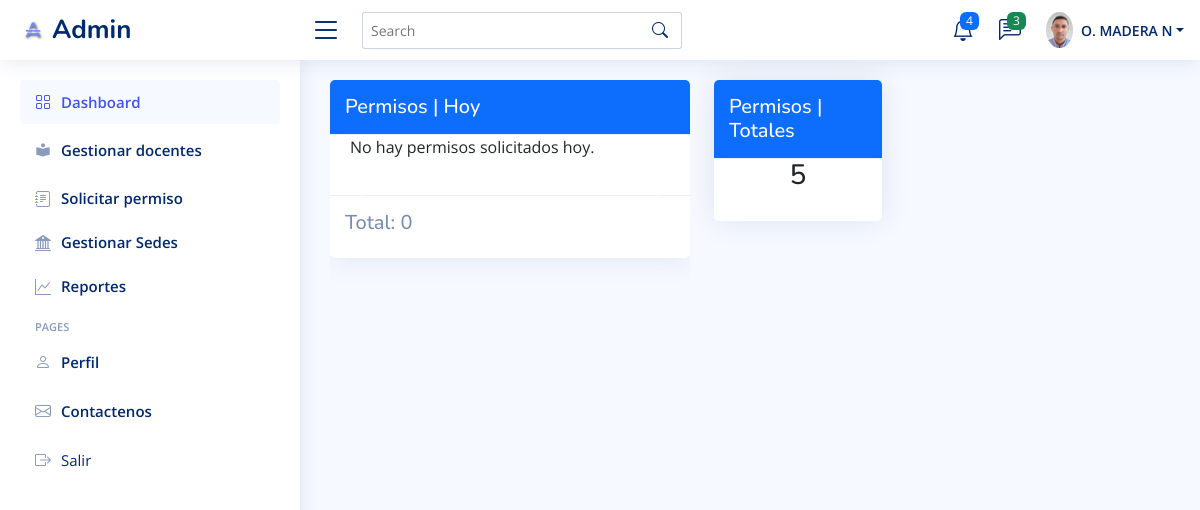
The app's page / (signed in), older data.
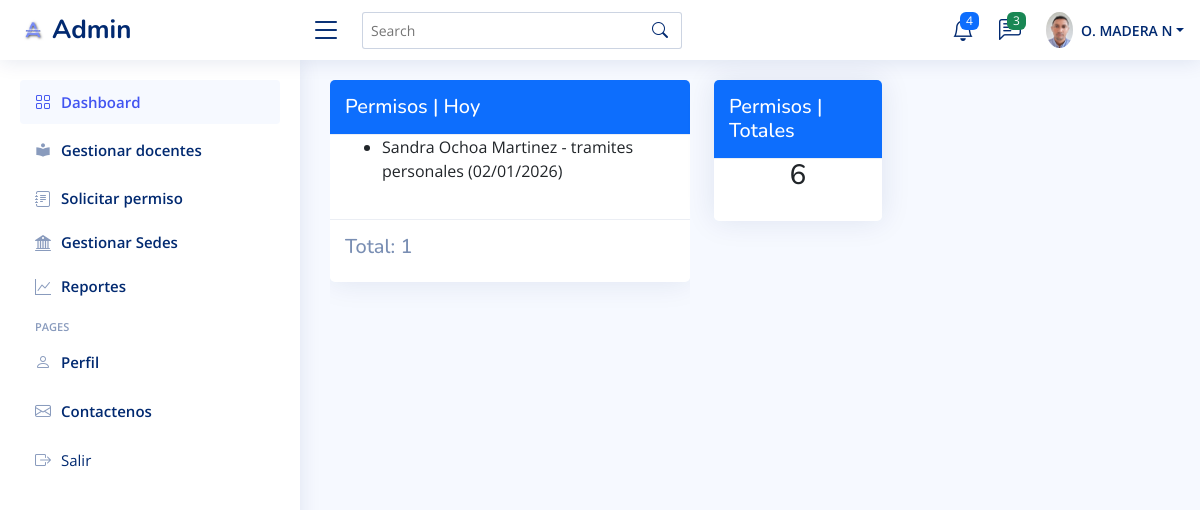
The same page, newer data.
### login/models.py (models this page shows, shortened)
class Permiso(models.Model):
    docente = models.ForeignKey(Docente, on_delete=models.CASCADE)
    fecha_solicitud = models.DateField(auto_now_add=True)
    fecha_inicio_permiso = models.DateField()
    fecha_fin_permiso = models.DateField()
    descripcion = models.TextField(null=True, blank=True)
    imagen_solicitud = models.ImageField(
        upload_to='solicitudes/', null=True, blank=True)
    estado = models.BooleanField(default=True)

class Docente(models.Model):
    cedula = 'CC'
    cedula_extranjeria = 'CE'
    pasaporte = 'PA'
    tipo_documento = [
        (cedula, 'Cédula de ciudadanía'),
        (cedula_extranjeria, 'Cédula de extranjería'),
        (pasaporte, 'Pasaporte'),
    ]
    documento = models.CharField(
        max_length=2, choices=tipo_documento, default=cedula)
    numero_cedula = models.IntegerField()
    name = models.CharField(max_length=100, verbose_name='Nombres')
    apellido = models.CharField(max_length=100, verbose_name='Apellidos')
    escuela = models.ForeignKey(
        Sede, default="LA MILAGROSA", on_delete=models.CASCADE)
    email = models.EmailField(blank=True, null=True)
    estado = models.BooleanField(default=True)
    def __str__(self):
        return f"{self.name} {self.apellido}"
    class Meta:
        ordering = ['name']

### login/views.py (the view)
# urls.py: path('', Index.as_view(), name='index'),
class Index(LoginRequiredMixin, TemplateView):
    template_name = 'src/index.html'
    def get_context_data(self, **kwargs):
        context = super().get_context_data(**kwargs)
        today = now().date()
        total_permisos = Permiso.objects.all().count()
        permisos_dia = Permiso.objects.filter(fecha_inicio_permiso=today)
        total_permisos_dia = permisos_dia.count()
        start_of_week = today - timedelta(days=today.weekday())
        end_of_week = start_of_week + timedelta(days=6)
        permisos_semana = Permiso.objects.filter(
            fecha_inicio_permiso__range=(start_of_week, end_of_week))
        total_permisos_semana = permisos_semana.count()
        permisos_mes = Permiso.objects.filter(
            fecha_inicio_permiso__month=today.month, fecha_inicio_permiso__year=today.year)
        total_permisos_mes = permisos_mes.count()
        context['title'] = 'Inicio'
        context['total_permisos'] = total_permisos
        context['total_permisos_dia'] = total_permisos_dia
        context['total_permisos_semana'] = total_permisos_semana
        context['total_permisos_mes'] = total_permisos_mes
        context['permisos_dia'] = permisos_dia
        context['permisos_semana'] = permisos_semana
        context['permisos_mes'] = permisos_mes
        return context

### templates/src/index.html (shortened to what this page needs)
{% extends "base.html" %}
{% load static %}
{% block table %}
<main id="main" class="main">
  <section class="section">
    <div class="row">
      <div class="col-lg-8">
        <div class="row">
          <div class="col-xl-8 col-md-6">
            <div id="permisoCarousel" class="carousel slide" data-bs-ride="carousel">
              <div class="carousel-inner">
                <div class="carousel-item active">
                  <div class="card">
                    <h5 class="card-header bg-primary text-white">Permisos | Hoy</h5>
                    <div class="card-body">
                      {% if permisos_dia %}
                      <ul>
                        {% for permiso in permisos_dia %}
                        <li>{{ permiso.docente }} - {{ permiso.descripcion }} ({{permiso.fecha_inicio_permiso|date:"d/m/Y"}})</li>
                        {% endfor %}
                      </ul>
                      {% else %}
                      <p>No hay permisos solicitados hoy.</p>
                      {% endif %}
                    </div>
                    <h5 class="card-footer">Total: {{total_permisos_dia}} </h5>
                  </div>
                </div>
                <button class="carousel-control-prev" type="button" data-bs-target="#permisoCarousel"
                  data-bs-slide="prev">
                  <span class="carousel-control-prev-icon" aria-hidden="true"></span>
                </button>
                <button class="carousel-control-next" type="button" data-bs-target="#permisoCarousel"
                  data-bs-slide="next">
                  <span class="carousel-control-next-icon" aria-hidden="true"></span>
                </button>
              </div>
            </div>
          </div>
          <div class="col-xl-4 col-md-4">
            <div class="card">
              <h5 class="card-header bg-primary text-white">Permisos | Totales</h5>
              <div class="card-body">
                <h3 class="d-flex align-items-center justify-content-center"> {{total_permisos}} </h3>
              </div>
            </div>
          </div>
        </div>
      </div>
    </div>
  </section>
</main>
{% endblock %}

Row changes from the older to the newer data that the page shows:
added Permiso: docente "Sandra Ochoa Martinez", descripcion "tramites personales", fecha_inicio_permiso "02/01/2026"
Text that changed along with them:
{{ total_permisos_dia }}: "0" → "1"
{{ total_permisos }}: "5" → "6"
text no longer shown: "No hay permisos solicitados hoy."
